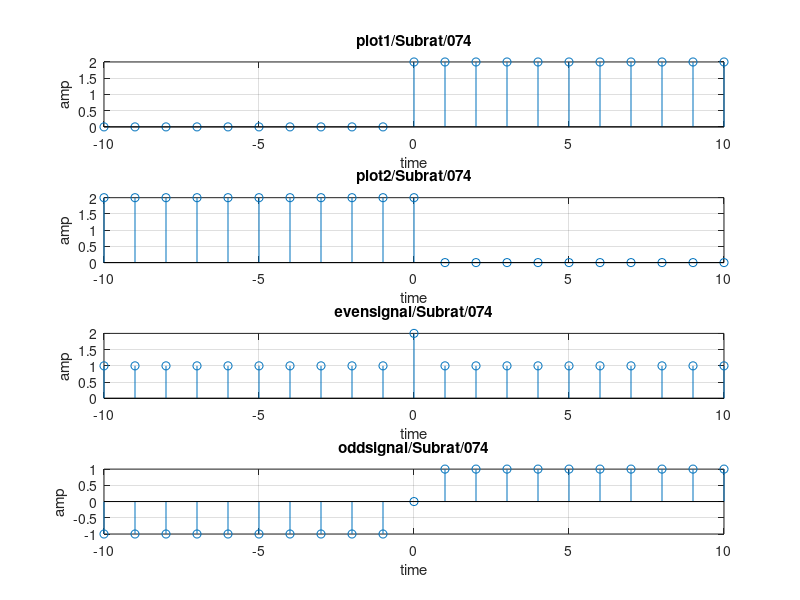

Write the MATLAB code that produced this figure.
%% plot the signal x[n] = 0, for n <0 
% = 2 otherwise
%Also find its even and odd part of signal and plot them 


 clc;
 close all;
 clear all;
 N = 10;
 i = 1;
 for n = -N:N;
     if n<0;
         x(i) = 0;
     else
         x(i) = 2;
     end;
     i = i+1;
 end;
 n = -N:N;
 y = fliplr(x);
 subplot(411);
 stem(n, x);
 xlabel('time');
 ylabel('amp');
 title('plot1/Subrat/074');
 grid on;


 subplot(412);
 stem(n, y);
 xlabel('time');
 ylabel('amp');
 title('plot2/Subrat/074');
 grid on;

 xeven = (x+y)/2;
 xodd = (x-y)/2;
 subplot(413);
 stem(n, xeven);
 xlabel('time');
 ylabel('amp');
 title('evensignal/Subrat/074');
 grid on;


 subplot(414);
 stem(n, xodd);
 xlabel('time');
 ylabel('amp');
 title('oddsignal/Subrat/074');
 grid on;


